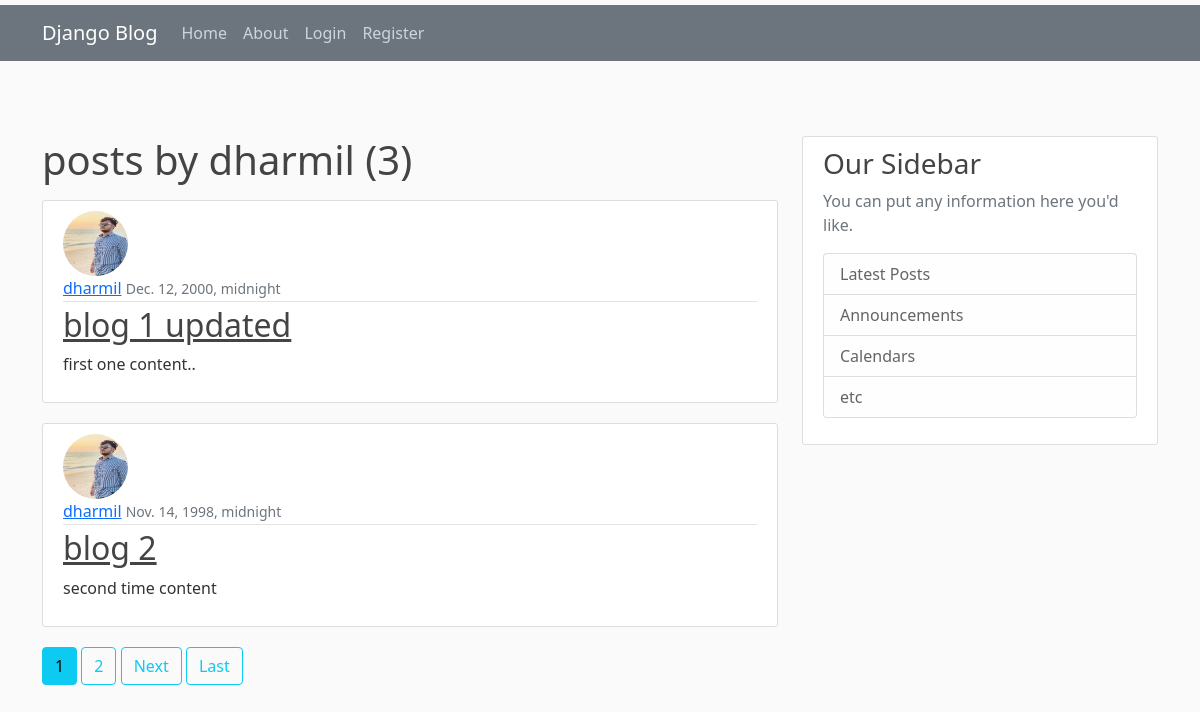
Screenshot of /user/dharmil/ with the database file from the repository.
### blog/models.py (models this page shows, shortened)
class Post(models.Model):
    title = models.CharField(max_length=50)
    content = models.TextField()
    date_posted = models.DateTimeField(timezone.now, blank=True, null=True)
    author =models.ForeignKey(User, on_delete=models.CASCADE)

### users/models.py (models this page shows, shortened)
class Profile(models.Model):
    user = models.OneToOneField(User, on_delete=models.CASCADE)
    image = models.ImageField(default='default.jpg', upload_to='profile_pics')

### blog/views.py (the view)
# urls.py: path('user/<str:username>/', UserPostListView.as_view(), name='user-posts'),
class UserPostListView(ListView):
    model = Post
    template_name = 'blog/user_posts.html'
    context_object_name = 'posts'
    paginate_by = 2
    def get_queryset(self):
        user = get_object_or_404(User, username=self.kwargs.get('username'))
        return Post.objects.filter(author=user)

### blog/templates/blog/user_posts.html (shortened to what this page needs)
{% extends "blog/base.html"%}
{% block content %}
    <h1 class="mb-3">posts by {{ view.kwargs.username }} ({{ page_obj.paginator.count }})</h1>
    {% for post in posts %}
        <article class="media content-section">
            <img class="rounded-circle article-img" src="{{ post.author.profile.image.url }}">
          <div class="media-body">
            <div class="article-metadata">
              <a class="mr-2" href="{% url 'user-posts' post.author.username %}">{{ post.author }}</a>
              <small class="text-muted">{{ post.date_posted }}</small>
            </div>
            <h2><a class="article-title" href="{% url 'post-detail' post.id %}">{{ post.title }}</a></h2>
            <p class="article-content">{{ post.content }}</p>
          </div>
        </article>
    {% endfor %}
    {% if is_paginated %}
        {% for num in page_obj.paginator.page_range %}
            {% if page_obj.number == num %}
                <a class="btn btn-info mb-4" href="?page={{ num }}">{{ num }}</a>
            {% elif num > page_obj.number|add:'-3' and num < page_obj.number|add:'3' %}
                 <a class="btn btn-outline-info mb-4" href="?page={{ num }}">{{ num }}</a>
            {% endif %}
        {% endfor %}
        {% if page_obj.has_next %}
            <a class="btn btn-outline-info mb-4" href="?page={{ page_obj.next_page_number }}">Next</a>
            <a class="btn btn-outline-info mb-4" href="?page={{ page_obj.paginator.num_pages  }}">Last</a>
        {% endif %}
    {% endif %}
{%  endblock content%}

### blog/static/blog/main.css (style rules this page uses)
body { background: #fafafa; color: #333333; margin-top: 5rem; }
h1, h2, h3, h4, h5, h6 { color: #444444; }
.content-section { background: #ffffff; padding: 10px 20px; border: 1px solid #dddddd; border-radius: 3px; margin-bottom: 20px; }
.article-title { color: #444444; }
.article-content { white-space: pre-line; }
.article-img { height: 65px; width: 65px; margin-right: 16px; }
.article-metadata { padding-bottom: 1px; margin-bottom: 4px; border-bottom: 1px solid #e3e3e3 }

### rows the page displays
Post: author.profile.image (picture), author "dharmil", date_posted "Dec. 12, 2000, midnight", title "blog 1 updated", content "first one content.."
Post: author.profile.image (picture), author "dharmil", date_posted "Nov. 14, 1998, midnight", title "blog 2", content "second time content"

### other values shown
{{ view.kwargs.username }} "dharmil"
{{ page_obj.paginator.count }} "3"
{{ num }} "1"
{{ num }} "2"
